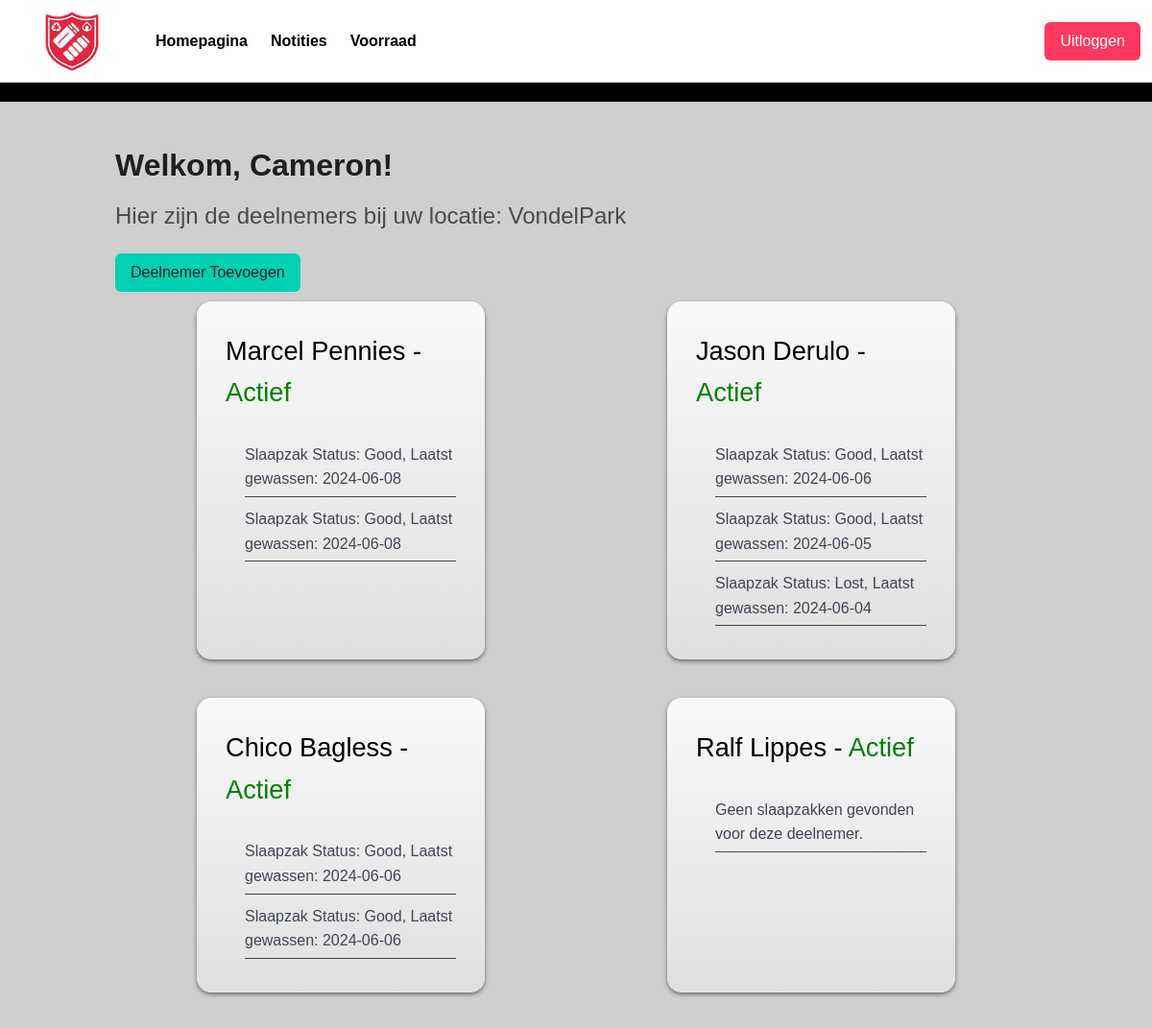
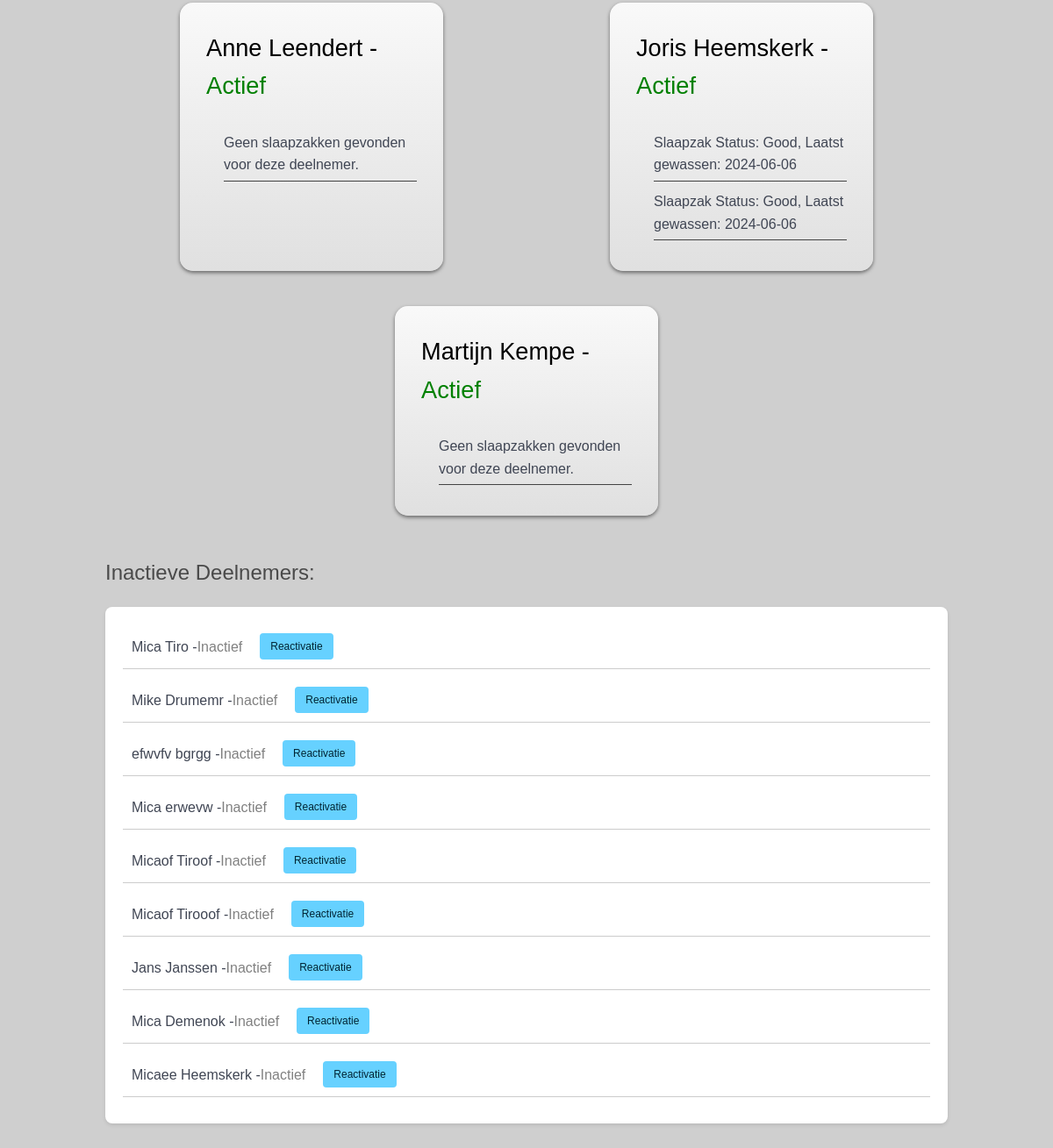
The app's page / (signed in) with its own data (2 pictures, top to bottom).
### Employee/models.py (models this page shows, shortened)
class Employee(models.Model):
    ROLE_CHOICES = [
            ('Beheerder', 'Beheerder'),
            ('Medewerker', 'Medewerker'),
            ('Vrijwilliger', 'Vrijwilliger'),
            ('Supervisor', 'Supervisor'),
            ('Coördinator', 'Coördinator'),
            ('Manager', 'Manager'),
            ('Directeur', 'Directeur'),
    ]
    position = models.CharField(max_length=250, choices=ROLE_CHOICES, verbose_name="Rol medewerker", default='Medewerker')
    user = models.OneToOneField(User, on_delete=models.CASCADE) #, related_name='employee')
    location = models.ForeignKey(Location, on_delete=models.SET_NULL, null=True)
    can_manage_participants = models.BooleanField(default=True)

### Location/models.py (models this page shows, shortened)
class Location(models.Model):
    name = models.CharField(max_length=250)
    max_capacity = models.IntegerField(validators=[MinValueValidator(0), MaxValueValidator(1000)])
    address = models.CharField(max_length=250)

### Participant/models.py (models this page shows, shortened)
class Participant(models.Model):
    DOCUMENT_TYPES = [
        ('employment_contract', 'Arbeidsovereenkomst'),
        ('bank_statement', 'Bankafschrift'),
        ('birth_certificate', 'Geboorteakte'),
        ('proof_of_address', 'Bewijs van Adres'),
        ('tax_documents', 'Belastingdocumenten'),
        ('educational_certificates', 'Onderwijscertificaten'),
        ('immigration_documents', 'Immigratiedocumenten'),
        ('health_insurance_card', 'Zorgverzekeringskaart'),
        ('rental_agreement', 'Huurcontract'),
        ('marriage_certificate', 'Huwelijksakte'),
        ('id_card', 'Identiteitskaart'),
        ('insurance_policies', 'Verzekeringspolissen'),
        ('medical_records', 'Medische dossiers'),
        ('utility_bill', 'Nutskostenrekening'),
        ('passport', 'Paspoort'),
        ('residence_permit', 'Verblijfsvergunning'),
        ('drivers_license', 'Rijbewijs'),
        ('social_security_card', 'Socialezekerheidskaart'),
        ('vehicle_registration', 'Kentekenbewijs'),
        ('work_permit', 'Werkvergunning'),
        ('other','other')
    ]
    first_name = models.CharField(max_length=100)
    last_name = models.CharField(max_length=100)
    date_of_birth = models.DateField()
    registered_location = models.ForeignKey(Location, on_delete=models.SET_NULL, null=True)
    is_active = models.BooleanField(default=True)
    document_type = models.CharField(max_length=30, choices=DOCUMENT_TYPES)
    document_date = models.DateField(null=True, blank=True)
    custom_document_type = models.CharField(max_length=100, blank=True, null=True)
    class Meta:
        unique_together = ['first_name', 'last_name', 'date_of_birth']
    @property
    def full_name(self):
        return self.first_name + " " + self.last_name

### SleepingBag/models.py (models this page shows)
class SleepingBags(models.Model):
    status = models.CharField(choices=StatusChoice.choices, max_length=10, verbose_name="Status")
    is_washed = models.BooleanField(default=True, verbose_name="Is gewassen")
    date_of_received = models.DateField(auto_now_add=True, verbose_name="Datum van ontvangst")
    location = models.ForeignKey(Location, on_delete= models.SET_NULL, null=True)
    is_in_facility = models.BooleanField(default=True, verbose_name="Locatie")
    last_washing_cycle = models.DateField(auto_now=True,verbose_name="Laatst gewassen")
    linked_participant = models.ForeignKey(Participant, on_delete=models.SET_NULL, null=True, blank=True)

### Employee/views.py (the view)
# urls.py: path('', dashboard_view, name="landing_page"),
@login_required
def dashboard_view(request):
    employee = request.user.employee
    participants = Participant.objects.filter(registered_location=employee.location)
    participant_data = []
    for participant in participants:
        sleeping_bags = SleepingBags.objects.filter(linked_participant=participant)
        participant_data.append({
            'participant': participant,
            'sleeping_bags': sleeping_bags
        })
    context = {
        'employee': employee,
        'participant_data': participant_data
    }
    return render(request, 'landing_page.html', context)

### template/landing_page.html (shortened to what this page needs)
{% extends 'base.html' %}
{% load static %}
{% block head %}
<link rel="stylesheet" href="https://cdnjs.cloudflare.com/ajax/libs/font-awesome/6.0.0-beta3/css/all.min.css">
{% endblock %}
{% block body %}
{% include "header.html" %}
<section class="section">
    <div class="container">
        <h1 class="title">Welkom, {{ employee.user.first_name }}!</h1>
        <p class="subtitle">Hier zijn de deelnemers bij uw locatie: {{ employee.location.name }}</p>
{% if employee.can_manage_participants %}
<div>
    <a href="{% url 'participants:add_participant' %}" class="button is-primary" id="add-participant-button" onclick="checkParticipantLimit(event)">Deelnemer Toevoegen</a>
</div>
{% endif %}
        <div class="participants-grid">
            {% for data in participant_data %}
                {% if data.participant.is_active %}
                    <div class="participant-card">
                        <a href="{% url 'participants:participant_details' data.participant.id %}">
                            <h3>{{ data.participant.full_name }} - <span style="color:green;">Actief</span></h3>
                            <ul>
                                {% for bag in data.sleeping_bags %}
                                    <li>Slaapzak Status: {{ bag.status }}, Laatst gewassen: {{ bag.last_washing_cycle|date:"Y-m-d" }}</li>
                                {% empty %}
                                    <li>Geen slaapzakken gevonden voor deze deelnemer.</li>
                                {% endfor %}
                            </ul>
                        </a>
                    </div>
                {% endif %}
            {% endfor %}
        </div>
        <h2 class="subtitle" style="margin-top: 40px;">Inactieve Deelnemers:</h2>
        <ul class="inactive-list">
            {% for data in participant_data %}
                {% if not data.participant.is_active %}
                    <li>
                        {{ data.participant.full_name }} - <span style="color:gray;">Inactief</span>
                        <a href="{% url 'participants:reactivate_participant' data.participant.id %}" class="button is-small is-info" >Reactivatie </a>
                    </li>
                {% endif %}
            {% endfor %}
        </ul>
    </div>
</section>
{% endblock %}

### template/base.html (shortened to what this page needs)
<!DOCTYPE html>
<html lang="en">
<head>
{%block head%}{%endblock%}
    <link
  rel="stylesheet"
  href="https://cdn.jsdelivr.net/npm/bulma@1.0.0/css/bulma.min.css">
    {%load static%}
    <link rel="stylesheet" text="text/css" href="{% static 'css/main.css'%}">
</head>
<body>
    {%block body%}
    {%endblock%}
</body>
</html>

### template/header.html (shortened to what this page needs)
{% load static %}
<header>
    <nav class="navbar" role="navigation" aria-label="main navigation">
            <div class="navbar-brand">
                <img src="{% static 'css/images/new_logo.png' %}" alt="Your Logo">
            </div>
        <div id="navbarBasicExample" class="navbar-menu">
            <div class="navbar-start">
                <a class="navbar-item" href="{% url 'landing_page' %}">
                    Homepagina
                </a>
                <a class="navbar-item" href="{% url 'notes:add' %}">
                    Notities
                </a>
                {% if user.is_authenticated %} <a class="navbar-item" href="{% url 'bags:stock' location_id=user.employee.location.id %}">Voorraad</a> {% endif %}
            </div>
            <div class="navbar-end">
                <div class="navbar-item">
                    <div class="buttons">
                        <a class="button is-light" href="{% url 'logout' %}">
                            Uitloggen
                        </a>
                    </div>
                </div>
            </div>
        </div>
    </nav>
</header>

### static/css/main.css (style rules this page uses)
:root { --primary-color: #3273dc; --secondary-color: #ff3860; --accent-color: #4a4a4a; --background-color: #f5f5f5; --text-color: #333; --border-radius: 8px; --box-shadow: 0 2px 4px rgba(0,0,0,0.1); --font-size-base: 1em; --font-size-small: 0.85em; --margin-bottom: 15px; }
.navbar { background-color: #ffffff; border-bottom: 20px solid #000000; display: flex; align-items: center; }
.navbar-item { color: #000000; font-weight: bold; }
.navbar-brand img { max-width: 100%; height: auto; width: 150px; }
.button.is-light { background-color: #ff3860; color: #ffffff; border: none; }
h1, h2, h3 { color: rgb(0, 0, 0); font-size: 1.7em; margin-bottom: 25px; }
h1.title { color: #1f1f1f; }
body { height: 100vh; background-color: #cfcfcf; font-family: 'Arial', sans-serif; width: 100%; max-width: 100%; overflow-x: hidden; line-height: 1.6; }
.subtitle { margin-top: 20px; font-size: 1.5em; color: var(--accent-color); }
.inactive-list { padding: 20px; margin-top: 20px; background-color: #ffffff; border-radius: 8px; box-shadow: var(--box-shadow); }
.inactive-list li { display: flex; align-items: center; padding: 10px; margin-bottom: 10px; border-bottom: 1px solid #ccc; }
.inactive-list .button { margin-left: 20px; }
a { color: inherit; text-decoration: none; }
header { background-color: #ffffff; }
ul { padding-left: 20px; list-style-type: none; }
li { padding: 5px 0; border-bottom: 1px solid #444; margin-bottom: 5px; }
.participants-grid { display: flex; flex-wrap: wrap; justify-content: space-around; gap: 20px; position: relative; }
.participant-card { background-color: #f9f9f9; margin-bottom: 30px; margin: 10px; padding: 30px; border-radius: 15px; background: linear-gradient(to bottom, #f9f9f9, #e0e0e0); box-shadow: 0 2px 4px rgba(0,0,0,0.5); width: 300px; color: inherit; }

### records on screen
Employee: user.first_name "Cameron", location.name "VondelPark"
Participant: participant.full_name "Marcel Pennies"
SleepingBags: status "Good", last_washing_cycle "2024-06-08"
SleepingBags: status "Good", last_washing_cycle "2024-06-08"
Participant: participant.full_name "Jason Derulo"
SleepingBags: status "Good", last_washing_cycle "2024-06-06"
SleepingBags: status "Good", last_washing_cycle "2024-06-05"
SleepingBags: status "Lost", last_washing_cycle "2024-06-04"
Participant: participant.full_name "Chico Bagless"
SleepingBags: status "Good", last_washing_cycle "2024-06-06"
SleepingBags: status "Good", last_washing_cycle "2024-06-06"
Participant: participant.full_name "Ralf Lippes"
Participant: participant.full_name "Anne Leendert"
Participant: participant.full_name "Joris Heemskerk"
SleepingBags: status "Good", last_washing_cycle "2024-06-06"
SleepingBags: status "Good", last_washing_cycle "2024-06-06"
Participant: participant.full_name "Martijn Kempe"
Participant: participant.full_name "Mica Tiro"
Participant: participant.full_name "Mike Drumemr"
Participant: participant.full_name "efwvfv bgrgg"
Participant: participant.full_name "Mica erwevw"
Participant: participant.full_name "Micaof Tiroof"
Participant: participant.full_name "Micaof Tirooof"
Participant: participant.full_name "Jans Janssen"
Participant: participant.full_name "Mica Demenok"
Participant: participant.full_name "Micaee Heemskerk"
